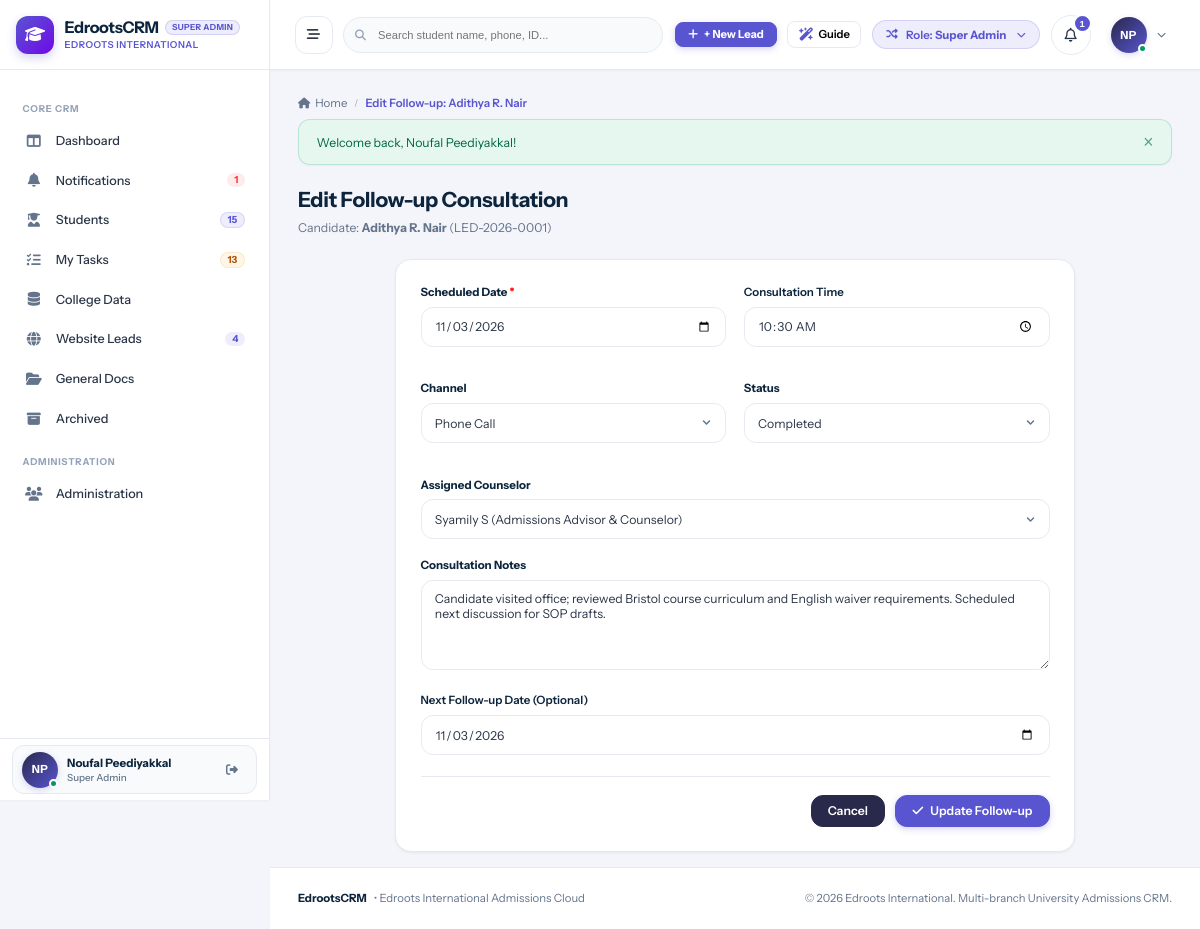
/followups/edit.php?id=1 (signed in), run on the app's committed database.
### tables this page shows
CREATE TABLE `users` (
  `id` int(11) NOT NULL AUTO_INCREMENT,
  `branch_id` int(11) DEFAULT NULL,
  `role_id` int(11) NOT NULL,
  `manager_id` int(11) DEFAULT NULL,
  `reporting_manager_id` int(11) DEFAULT NULL,
  `name` varchar(150) NOT NULL,
  `email` varchar(150) NOT NULL,
  `password` varchar(255) NOT NULL,
  `phone` varchar(50) DEFAULT NULL,
  `designation` varchar(100) DEFAULT NULL,
  `avatar` varchar(255) DEFAULT NULL,
  `status` enum('Active','Inactive') DEFAULT 'Active',
  `created_at` datetime DEFAULT current_timestamp(),
  `updated_at` datetime DEFAULT NULL ON UPDATE current_timestamp(),
  PRIMARY KEY (`id`),
  UNIQUE KEY `email` (`email`),
  KEY `idx_branch` (`branch_id`),
  KEY `idx_role` (`role_id`),
  KEY `idx_manager` (`manager_id`)
);

CREATE TABLE `roles` (
  `id` int(11) NOT NULL AUTO_INCREMENT,
  `name` varchar(50) NOT NULL,
  `label` varchar(100) NOT NULL,
  `description` text DEFAULT NULL,
  `created_at` datetime DEFAULT current_timestamp(),
  PRIMARY KEY (`id`),
  UNIQUE KEY `name` (`name`)
);

CREATE TABLE `followups` (
  `id` int(11) NOT NULL AUTO_INCREMENT,
  `lead_id` int(11) NOT NULL,
  `followup_date` date NOT NULL,
  `scheduled_date` date DEFAULT NULL,
  `scheduled_time` time DEFAULT '10:00:00',
  `status` enum('Pending','Completed','Overdue','Cancelled') DEFAULT 'Completed',
  `completed_at` datetime DEFAULT NULL,
  `completed_by` int(11) DEFAULT NULL,
  `followup_time` time NOT NULL,
  `interaction_title_id` int(11) NOT NULL,
  `interaction_type` varchar(50) DEFAULT 'Phone Call',
  `duration_days_allowed` int(11) DEFAULT 7,
  `notes` text NOT NULL,
  `document_attachment` varchar(255) DEFAULT NULL,
  `stage_id` int(11) NOT NULL,
  `target_intake` varchar(100) DEFAULT NULL,
  `next_followup_date` date NOT NULL,
  `counselor_id` int(11) NOT NULL,
  `created_at` datetime DEFAULT current_timestamp(),
  PRIMARY KEY (`id`),
  KEY `idx_lead` (`lead_id`),
  KEY `idx_counselor` (`counselor_id`),
  KEY `idx_fu_date` (`followup_date`),
  KEY `idx_next_date` (`next_followup_date`)
);

CREATE TABLE `leads` (
  `id` int(11) NOT NULL AUTO_INCREMENT,
  `lead_code` varchar(30) NOT NULL,
  `full_name` varchar(150) NOT NULL,
  `phone` varchar(50) DEFAULT NULL,
  `mobile_number` varchar(50) NOT NULL,
  `phone_normalized` varchar(20) NOT NULL,
  `alternate_phone` varchar(50) DEFAULT NULL,
  `dob` date DEFAULT NULL,
  `gender` enum('Male','Female','Other') DEFAULT 'Other',
  `email` varchar(150) DEFAULT NULL,
  `permanent_address` text DEFAULT NULL,
  `city` varchar(100) DEFAULT NULL,
  `state` varchar(100) DEFAULT NULL,
  `country` varchar(100) DEFAULT 'India',
  `branch_id` int(11) NOT NULL,
  `assigned_counselor_id` int(11) DEFAULT NULL,
  `highest_qualification` varchar(100) DEFAULT NULL,
  `passing_college` varchar(200) DEFAULT NULL,
  `college_name` varchar(200) DEFAULT NULL,
  `passout_year` int(11) DEFAULT NULL,
  `year_of_passing` int(11) DEFAULT NULL,
  `percentage` decimal(5,2) DEFAULT NULL,
  `backlogs_count` int(11) DEFAULT 0,
  `has_passport` enum('Yes','No','Applied') DEFAULT 'No',
  `passport_number` varchar(50) DEFAULT NULL,
  `passport_expiry` date DEFAULT NULL,
  `pan_number` varchar(30) DEFAULT NULL,
  `has_ielts` enum('Yes','No','Awaiting Result','Not Attempted') DEFAULT 'No',
  `has_pte` enum('Yes','No','Awaiting Result','Not Attempted') DEFAULT 'No',
  `has_toefl` enum('Yes','No','Awaiting Result','Not Attempted') DEFAULT 'No',
  `english_test` varchar(50) DEFAULT 'None',
  `english_score` varchar(50) DEFAULT NULL,
  `score_listening` decimal(4,1) DEFAULT NULL,
  `score_reading` decimal(4,1) DEFAULT NULL,
  `score_writing` decimal(4,1) DEFAULT NULL,
  `score_speaking` decimal(4,1) DEFAULT NULL,
  `work_experience_years` decimal(4,1) DEFAULT 0.0,
  `notes` text DEFAULT NULL,
  `ielts_overall` decimal(3,1) DEFAULT NULL,
  `ielts_listening` decimal(3,1) DEFAULT NULL,
  `ielts_reading` decimal(3,1) DEFAULT NULL,
  `ielts_writing` decimal(3,1) DEFAULT NULL,
  `ielts_speaking` decimal(3,1) DEFAULT NULL,
  `pte_overall` int(11) DEFAULT NULL,
  `pte_listening` int(11) DEFAULT NULL,
  `pte_reading` int(11) DEFAULT NULL,
  `pte_writing` int(11) DEFAULT NULL,
  `pte_speaking` int(11) DEFAULT NULL,
  `target_country` varchar(100) DEFAULT NULL,
  `preferred_country` varchar(100) DEFAULT NULL,
  `target_university` varchar(200) DEFAULT NULL,
  `target_course` varchar(200) DEFAULT NULL,
  `preferred_course` varchar(200) DEFAULT NULL,
  `target_intake_id` int(11) DEFAULT NULL,
  `target_intake_text` varchar(100) DEFAULT NULL,
  `intake_year` int(11) DEFAULT 2026,
  `intake_term` varchar(50) DEFAULT 'September',
  `prospectivity` enum('High','Moderate','Low') DEFAULT 'Moderate',
  `priority` enum('High','Moderate','Low') DEFAULT 'Moderate',
  `enquiry_type` enum('WALK IN','TELE','TELE-WALK IN') DEFAULT 'TELE',
  `lead_source` varchar(100) DEFAULT 'Direct Inquiry',
  `source` varchar(100) DEFAULT 'Direct Inquiry',
  `stage_id` int(11) NOT NULL DEFAULT 1,
  `stage` varchar(50) DEFAULT 'ENQUIRY',
  `secondary_status` enum('Active','On Hold','Rejected','Lost') DEFAULT 'Active',
  `is_customer` tinyint(1) DEFAULT 0,
  `customer_code` varchar(30) DEFAULT NULL,
  `converted_to_customer_at` datetime DEFAULT NULL,
  `invoiced_total` decimal(12,2) DEFAULT 0.00,
  `paid_total` decimal(12,2) DEFAULT 0.00,
  `balance_total` decimal(12,2) DEFAULT 0.00,
  `college_data_id` int(11) DEFAULT NULL,
  `web_lead_id` int(11) DEFAULT NULL,
  `last_followup_at` datetime DEFAULT NULL,
  `next_followup_date` date DEFAULT NULL,
  `followup_count` int(11) DEFAULT 0,
  `last_followup_date` date DEFAULT NULL,
  `assigned_at` datetime DEFAULT current_timestamp(),
  `first_followup_logged` tinyint(1) DEFAULT 0,
  `is_archived` tinyint(1) DEFAULT 0,
  `archived_at` datetime DEFAULT NULL,
  `archived_by` int(11) DEFAULT NULL,
  `archive_reason` varchar(255) DEFAULT NULL,
  `archived_reason` varchar(255) DEFAULT NULL,
  `created_by` int(11) DEFAULT NULL,
  `created_at` datetime DEFAULT current_timestamp(),
  `updated_at` datetime DEFAULT NULL ON UPDATE current_timestamp(),
  PRIMARY KEY (`id`),
  UNIQUE KEY `lead_code` (`lead_code`),
  KEY `idx_phone` (`phone_normalized`),
  KEY `idx_branch` (`branch_id`),
  KEY `idx_counselor` (`assigned_counselor_id`),
  KEY `idx_stage` (`stage_id`),
  KEY `idx_customer` (`is_customer`),
  KEY `idx_archived` (`is_archived`),
  KEY `idx_next_fu` (`next_followup_date`)
);

### followups/edit.php (the view, shortened to what the rows shown need)
<?php
require_once __DIR__ . '/../config/database.php';
require_once __DIR__ . '/../config/helpers.php';
require_once __DIR__ . '/../includes/auth.php';
require_login();
$id = (int)($_GET['id'] ?? 0);
$stmt = $pdo->prepare("
    SELECT f.*,
           l.full_name AS lead_name, l.lead_code, l.id AS lead_pk
    FROM followups f
    JOIN leads l ON f.lead_id = l.id
    WHERE f.id = ?
");
$stmt->execute([$id]);
$followup = $stmt->fetch();
$staffMembers = $pdo->query("SELECT id, name, designation FROM users WHERE role_id IN (2, 3) AND status = 'Active' ORDER BY name ASC")->fetchAll();
$targetName = $followup['lead_name'] ?? 'Candidate';
$activePage = 'followups';
include __DIR__ . '/../includes/header.php';
?>
<div class="page-header" style="margin-bottom:1.5rem;">
  <div>
    <h1 style="font-size:1.5rem; font-weight:700; color:var(--text-heading); margin:0 0 0.35rem 0;">Edit Follow-up Consultation</h1>
    <p style="font-size:0.875rem; color:var(--text-muted); margin:0;">
      Candidate: <strong><?= htmlspecialchars($targetName) ?></strong> (<?= htmlspecialchars($followup['lead_code']) ?>)
    </p>
  </div>
</div>
<div class="card" style="max-width:680px; margin:0 auto; padding:1.75rem;">
  <form method="POST">
    <div style="display:grid; grid-template-columns:1fr 1fr; gap:1.25rem; margin-bottom:1.25rem;">
      <div class="form-group">
        <label class="form-label" style="font-weight:700;">Scheduled Date <span style="color:red;">*</span></label>
        <input type="date" name="followup_date" class="form-control" value="<?= htmlspecialchars($followup['followup_date']) ?>" required>
      </div>
      <div class="form-group">
        <label class="form-label" style="font-weight:600;">Consultation Time</label>
        <input type="time" name="followup_time" class="form-control" value="<?= htmlspecialchars($followup['followup_time'] ?? '10:00:00') ?>">
      </div>
    </div>
    <div style="display:grid; grid-template-columns:1fr 1fr; gap:1.25rem; margin-bottom:1.25rem;">
      <div class="form-group">
        <label class="form-label" style="font-weight:700;">Channel</label>
        <select name="interaction_type" class="form-control">
          <option value="Phone Call" <?= ($followup['interaction_type'] === 'Phone Call') ? 'selected' : '' ?>>Phone Call</option>
        </select>
      </div>
      <div class="form-group">
        <label class="form-label" style="font-weight:700;">Status</label>
        <select name="status" class="form-control">
          <option value="Completed" <?= ($followup['status'] === 'Completed') ? 'selected' : '' ?>>Completed</option>
        </select>
      </div>
    </div>
    <?php if (!is_counselor()): ?>
      <div class="form-group" style="margin-bottom:1.25rem;">
        <label class="form-label" style="font-weight:700;">Assigned Counselor</label>
        <select name="counselor_id" class="form-control">
          <?php foreach ($staffMembers as $sm): ?>
            <option value="<?= $sm['id'] ?>" <?= ($followup['counselor_id'] == $sm['id']) ? 'selected' : '' ?>>
              <?= htmlspecialchars($sm['name']) ?> (<?= htmlspecialchars($sm['designation'] ?? 'Counselor') ?>)
            </option>
          <?php endforeach; ?>
        </select>
      </div>
    <?php endif; ?>
    <div class="form-group" style="margin-bottom:1.25rem;">
      <label class="form-label" style="font-weight:700;">Consultation Notes</label>
      <textarea name="notes" class="form-control" rows="4"><?= htmlspecialchars($followup['notes'] ?? '') ?></textarea>
    </div>
    <div class="form-group" style="margin-bottom:1.5rem;">
      <label class="form-label" style="font-weight:600;">Next Follow-up Date (Optional)</label>
      <input type="date" name="next_followup_date" class="form-control" value="<?= htmlspecialchars($followup['next_followup_date'] ?? '') ?>">
    </div>
  </form>
</div>
<?php include __DIR__ . '/../includes/footer.php'; ?>

### includes/header.php (shortened to what the rows shown need)
<?php
require_once __DIR__ . '/auth.php';
$currentUser = current_user();
$unreadNotifCount = $currentUser ? get_unread_notifications_count($currentUser['id']) : 0;
$activePage = $activePage ?? '';
?>
<!DOCTYPE html>
<html lang="en">
<head>
  <link rel="stylesheet" href="https://cdnjs.cloudflare.com/ajax/libs/font-awesome/6.5.1/css/all.min.css">
  <link rel="stylesheet" href="<?= base_url('assets/css/style.css') ?>">
</head>
<body>
<div id="app-layout">
  <?php include __DIR__ . '/sidebar.php'; ?>
  <div id="main-wrapper">
    <header id="top-navbar">
      <div class="navbar-right">
        <div class="role-switcher-dropdown" style="position: relative;">
          <button type="button" class="role-switcher-btn" id="role-switcher-btn" title="Simulate different role permissions">
            <span>Role: <strong><?= htmlspecialchars($currentUser['role_label'] ?? 'Guest') ?></strong></span>
          </button>
        </div>
        <div style="position: relative;">
          <button type="button" class="notification-bell-btn" id="notif-bell-btn" title="Notifications">
            <i class="fa-regular fa-bell"></i>
            <?php if ($unreadNotifCount > 0): ?>
              <span class="notification-counter"><?= $unreadNotifCount ?></span>
            <?php endif; ?>
          </button>
        </div>
        <div style="position: relative;">
          <button type="button" class="profile-dropdown-btn" id="user-profile-btn">
            <div class="user-avatar-sm online">
              <?= user_initials($currentUser['name'] ?? 'U') ?>
            </div>
            <i class="fa-solid fa-chevron-down" style="font-size:0.65rem; color:var(--text-muted);"></i>
          </button>
        </div>
      </div>
    </header>
    <main class="content-area">

### includes/sidebar.php (shortened to what the rows shown need)
<?php
global $pdo;
$currentUser = current_user();
$activePage = $activePage ?? '';
$sidebarUnreadNotifs = 0;
try {
    if ($pdo && $currentUser) {
        $now = time();
        $useSidebarCache = !empty($_SESSION['sidebar_cache']) && ($now - ($_SESSION['sidebar_cache_time'] ?? 0) < 30);
        if ($useSidebarCache) {
            $sc = $_SESSION['sidebar_cache'];
            $sidebarActiveLeadsCount = $sc['active_leads'] ?? 0;
            $sidebarWebLeadsCount    = $sc['web_leads'] ?? 0;
            $sidebarScheduledCount   = $sc['scheduled'] ?? 0;
            $sidebarOverdueCount     = $sc['overdue'] ?? 0;
            $sidebarTodayLeadsCount  = $sc['today_leads'] ?? 0;
            $sidebarPendingLeadsCount= $sc['pending_leads'] ?? 0;
            $sidebarTotalTasks       = $sc['total_tasks'] ?? 0;
            $sidebarUnreadNotifs     = $sc['unread_notifs'] ?? 0;
        } else {
            $sidebarUnreadNotifs = get_unread_notifications_count($currentUser['id']);
        }
    }
} catch (Exception $e) {
}
?>
<aside id="sidebar">
<?php
$rawRoleLabel = $currentUser['role_label'] ?? 'Staff';
$headerRoleBadge = $rawRoleLabel;
?>
  <div class="sidebar-header" id="sidebar-brand-header">
    <a href="<?= base_url('dashboard/index.php') ?>" class="brand-wrapper">
      <div class="brand-text">
        <div class="brand-title-row">
          <h1 class="brand-title">EdrootsCRM</h1>
          <span class="sidebar-role-badge sidebar-demo-badge" title="<?= htmlspecialchars($rawRoleLabel) ?>"><?= htmlspecialchars($headerRoleBadge) ?></span>
        </div>
      </div>
    </a>
  </div>
  <nav class="sidebar-nav">
    <a href="<?= base_url('notifications/index.php') ?>" id="sidebar-nav-notifications" class="nav-item <?= ($activePage === 'notifications') ? 'active' : '' ?>">
      <div class="nav-item-content">
        <i class="fa-solid fa-bell nav-icon"></i>
        <span class="nav-label">Notifications</span>
      </div>
      <?php if ($sidebarUnreadNotifs > 0): ?>
        <span class="nav-badge badge-red" title="<?= $sidebarUnreadNotifs ?> unread / unattended notifications"><?= $sidebarUnreadNotifs ?></span>
      <?php endif; ?>
    </a>
  </nav>
  <div class="sidebar-user">
    <div class="sidebar-user-card">
      <div class="user-snippet">
        <div class="user-avatar-sm online" title="<?= htmlspecialchars($currentUser['name'] ?? 'User') ?>">
          <?= user_initials($currentUser['name'] ?? 'U') ?>
        </div>
        <div class="user-info">
          <span class="user-name" title="<?= htmlspecialchars($currentUser['name'] ?? 'User') ?>"><?= htmlspecialchars($currentUser['name'] ?? 'User') ?></span>
          <span class="user-role"><?= htmlspecialchars($currentUser['role_label'] ?? 'Staff') ?></span>
        </div>
      </div>
    </div>
  </div>
</aside>

### data on the page
users: role.label "SUPER ADMIN", id "1", name "NP", name "Noufal Peediyakkal", role.label "Super Admin"
followups: lead.full_name "Adithya R. Nair", lead.lead_code "LED-2026-0001", followup_date "11/03/2026", followup_time "10:30:00", interaction_type "Phone Call", status "Completed", counselor_id "Syamily S (Admissions Advisor & Counselor)", notes "Candidate visited office; reviewed Bristol course curriculum and English waiver requirements. Scheduled next discussion for SOP drafts.", next_followup_date "11/03/2026"

### other printed values
$sidebarActiveLeadsCount "15"
$sidebarTotalTasks "13"
$sidebarWebLeadsCount "4"
$pageTitle "Edit Follow-up: Adithya R. Nair"
$flash['message'] "Welcome back, Noufal Peediyakkal!"
